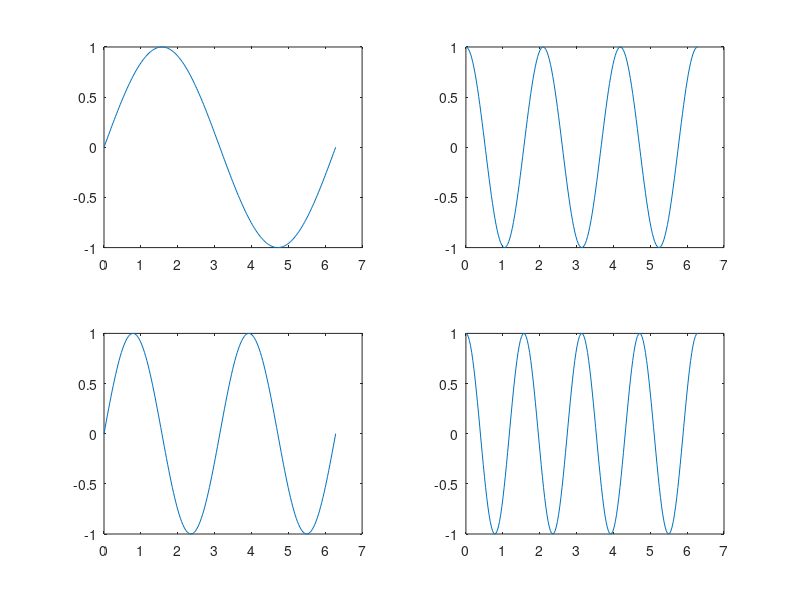

Recreate this plot in MATLAB.
% Esempio di un grafico che contiene quattro sotto-figure
%
% M. Scarpiniti (Dip. DIET - Sapienza Università di Roma)

x  = 0:pi/100:2*pi;
y1 = sin(x);
y2 = cos(3*x);
y3 = sin(2*x);
y4 = cos(4*x);
subplot(2, 2, 1);
plot(x, y1);
subplot(2, 2, 2);
plot(x, y2);
subplot(2, 2, 3);
plot(x, y3);
subplot(2, 2, 4);
plot(x, y4);